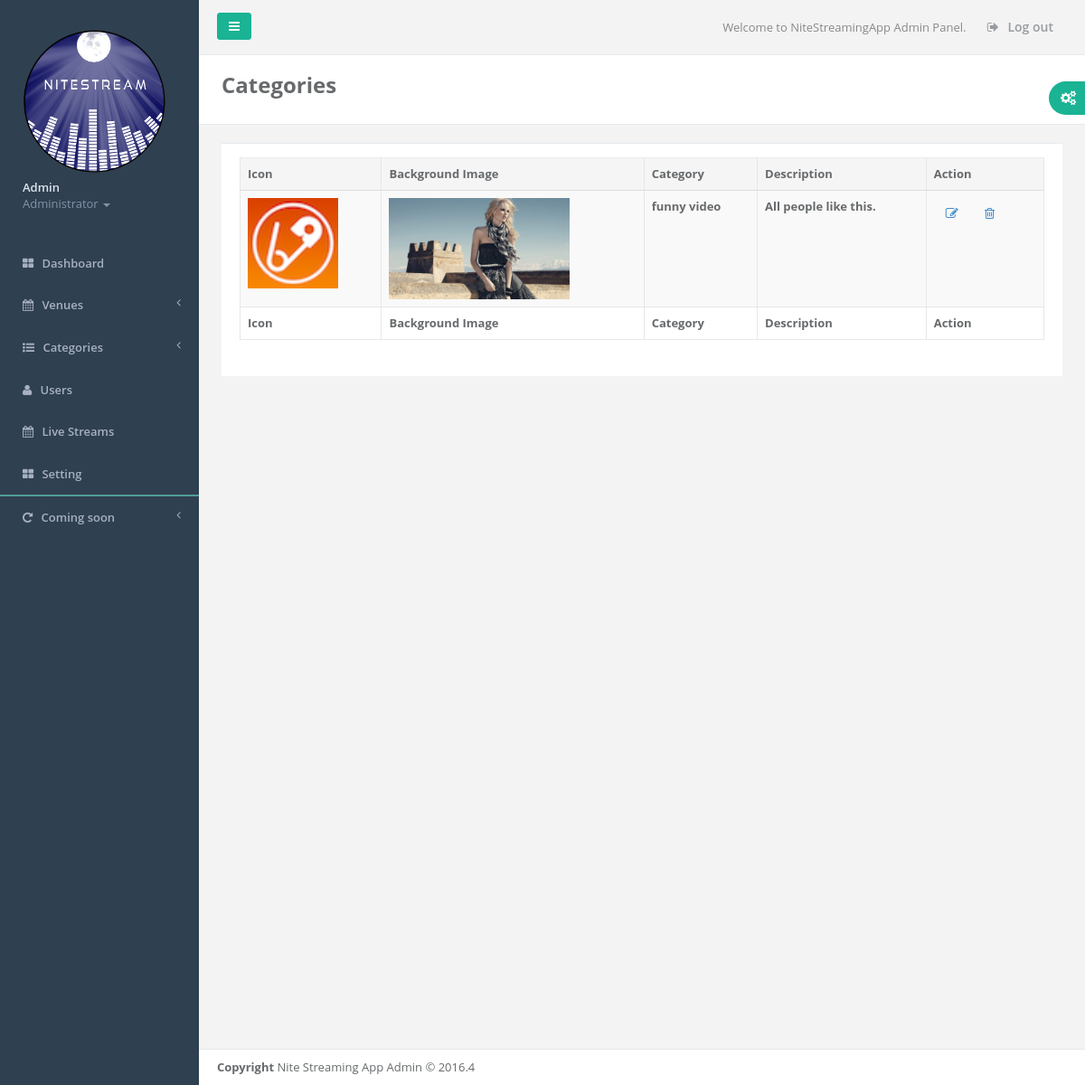
Page /admin/view_categories.php (signed in) on the committed database.
### tables this page shows
CREATE TABLE `categories` (
  `id` int(10) NOT NULL AUTO_INCREMENT,
  `icon` varchar(100) NOT NULL,
  `image` varchar(100) NOT NULL,
  `catName` varchar(100) NOT NULL,
  `descr` varchar(500) NOT NULL,
  `state` int(1) NOT NULL DEFAULT '1',
  `created` varchar(10) NOT NULL,
  PRIMARY KEY (`id`)
);

### api/Database.php (called while the page is built, shortened)
<?php
class Database {
    var $_db = null;
    public function __construct() {
        $this -> _db = new mysqli( DB_HOST, DB_USER, DB_PASS, DB_NAME);
		mysqli_set_charset($this -> _db, "utf8");
	}
	public function result($sql) {
		$result = $this -> _db -> query($sql);
		$b = array();
		while ($row = $result -> fetch_array(MYSQLI_ASSOC)) :
			$b[] = $row;
		endwhile;
		return $b;
	}
}

### admin/function.php (called while the page is built, shortened)
<?php
    require_once("../api/Database.php");
    $db = new Database();
    function adminCategories(){
        global $db;
        $sql = "SELECT * FROM categories";
        $result = $db -> result($sql);
        return $result;
    }
    ?>

### admin/view_categories.php (the view, shortened to what this page needs)
<?php
include ("./header.php");
?>
<body>
<div id="wrapper">
    <?php require_once("./left_navigation.php"); ?>
    <div id="page-wrapper" class="gray-bg">
        <?php require_once("./top_navigation.php") ?>
        <div class="row wrapper border-bottom white-bg page-heading">
            <div class="col-lg-10">
                <h2 style="font-weight: bold">Categories</h2>
            </div>
        </div>
        <div class="wrapper wrapper-content animated fadeInRight">
            <div class="row">
                <div class="col-lg-12">
                    <div class="ibox float-e-margins">
                        <div class="ibox-content">
                            <?php $categories = adminCategories(); ?>
                            <table class="table table-striped table-bordered table-hover " id="editable" >
                                <thead>
                                <tr>
                                    <th>Icon</th>
                                    <th>Background Image</th>
                                    <th>Category</th>
                                    <th>Description</th>
                                    <th>Action</th>
                                </tr>
                                </thead>
                                <tbody>
                                <?php
                                foreach($categories as $category){
                                    extract($category);
                                    echo '<tr class="gradeU">';
                                    echo "<th><img src='../images/category/".$icon."' style='width : 100px'></th>";
                                    echo "<th><img src='../images/category/".$image."' style='width : 200px'></th>";
                                    echo "<th>$catName</th>";
                                    echo "<th>$descr</th>";
                                    echo '<th>
                                                <a href="./editCategory.php?key=edit&cid='.$id.'" class="btn" rel="tooltip" title="Edit"><i class="fa fa-edit"></i></a>
                                                <a href="./action.php?key=delCategory&cid='.$id.'" class="btn" rel="tooltip" title="Delete"><i class="fa fa-trash-o"></i></a>
                                            </th>';
                                }
                                ?>
                                </tbody>
                                <tfoot>
                                <tr>
                                    <th>Icon</th>
                                    <th>Background Image</th>
                                    <th>Category</th>
                                    <th>Description</th>
                                    <th>Action</th>
                                </tr>
                                </tfoot>
                            </table>
                        </div>
                    </div>
                </div>
            </div>
        </div>
        <?php include("./footer.php"); ?>
    </div>
</div>
</body>
</html>

### rows in the picture
categories: icon (picture), image (picture), catName "funny video", descr "All people like this."
